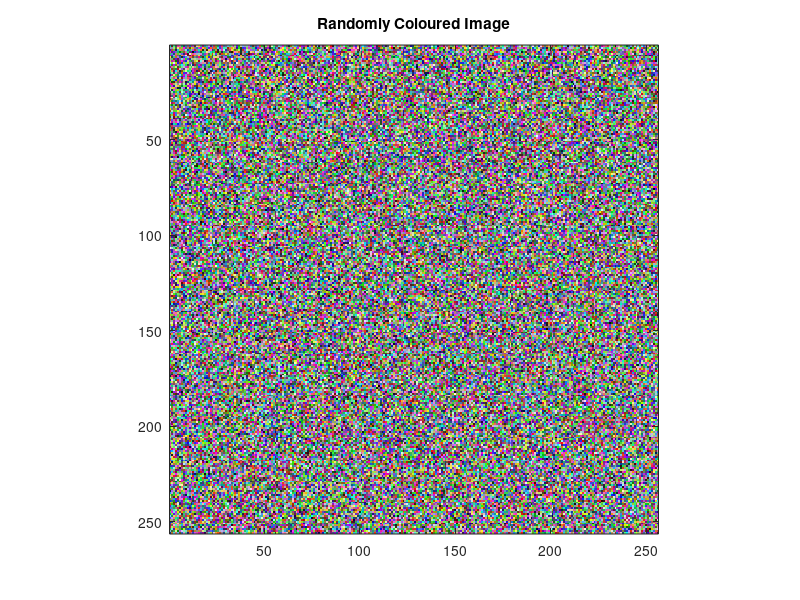
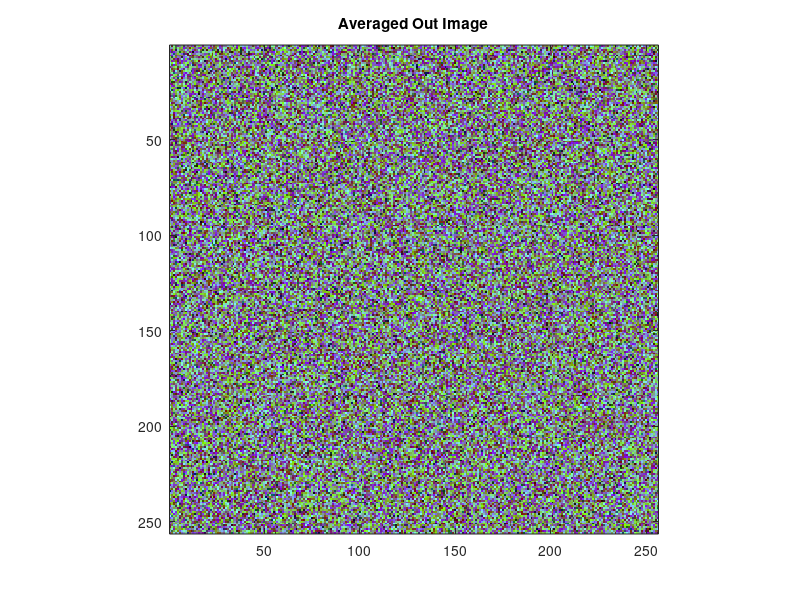

MATLAB code for these plots, in order:
% Creating a random 256x256 image using "randi" to determine the range
% Parameters = (interval, width, length, colour channels)
randomImage = randi([0, 255], 256, 256, 3);

% Displaying the randomly created image
figure();
randomImage = uint8(randomImage);
image(randomImage);
title('Randomly Coloured Image');
axis image;

% Finding the mean of the each colour component
redAverage = mean(randomImage(:, :, 1), 'all');         % Red colour channel
greenAverage = mean(randomImage(:, :, 2), 'all');       % Green colour channel
blueAverage = mean(randomImage(:, :, 3), 'all');        % Blue colour channel

% Finding all pixels where intensity exceeds corresponding average
% "Find" operator returns a vector of the values where expression is true
highRed = find(randomImage(:, :, 1) > redAverage);
highGreen = find(randomImage(:, :, 2) > greenAverage);
highBlue = find(randomImage(:, :, 3) > blueAverage);

% Vector indexing to replace the higher intensity pixels with the average intensity
randomImage(highRed) = redAverage;
randomImage(highGreen) = greenAverage;
randomImage(highBlue) = blueAverage;

% Displaying the newly updated image
figure();
randomImage = uint8(randomImage);
image(randomImage);
title('Averaged Out Image')
axis image;

